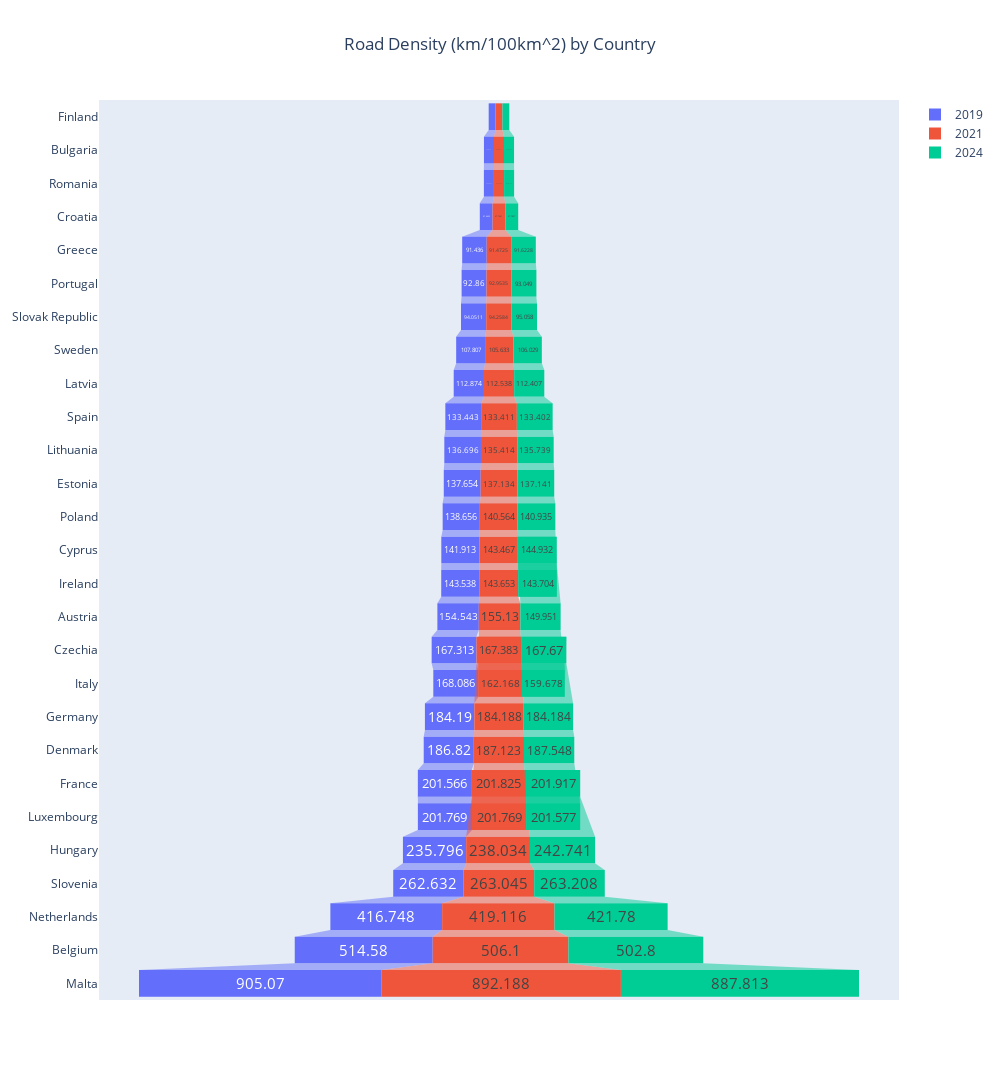

Notebook code cell kept with this figure:
### Code cell
data_sorted = new_19.sort_values(by="Value", ascending=True)

fig = go.Figure()

fig.add_trace(go.Funnel(
    name='2019',
    y=country_19,
    x=values_19.astype(float),
    textinfo= "value",
    textfont=dict(size=16), 
))

fig.add_trace(go.Funnel(
    name='2021',
    y=country_21,
    x=values_21.astype(float),
    textinfo="value",
    textfont=dict(size=16), 
))

fig.add_trace(go.Funnel(
    name='2024',
    y=country_24,
    x=values_24.astype(float),
    textinfo="value",
    textfont=dict(size=16), 
    textposition = 'inside'
))

fig.update_layout(
    title={
        "text": "Road Density (km/100km^2) by Country",
        "x": 0.5,
        "xanchor": "center", 
    
    },
    height=40 * len(data_sorted),
    width= 1000
)

### Figure 1 — Plotly figure (JSON) as saved in the notebook; plotly's stock layout.template omitted (floating-point values rounded to 4 significant figures)
{"data": [{"name": "2019", "textfont": {"size": 16}, "textinfo": "value", "type": "funnel", "x": [25.65, 37.42, 37.48, 47.66, 91.44, 92.86, 94.05, 107.8, 112.9, 133.4, 136.7, 137.7, 138.7, 141.9, 143.5, 154.5, 167.3, 168.1, 184.2, 186.8, 201.6, 201.8, 235.8, 262.6, 416.7, 514.6, 905.1], "y": ["Finland", "Bulgaria", "Romania", "Croatia", "Greece", "Portugal", "Slovak Republic", "Sweden", "Latvia", "Spain", "Lithuania", "Estonia", "Poland", "Cyprus", "Ireland", "Austria", "Czechia", "Italy", "Germany", "Denmark", "France", "Luxembourg", "Hungary", "Slovenia", "Netherlands", "Belgium", "Malta"]}, {"name": "2021", "textfont": {"size": 16}, "textinfo": "value", "type": "funnel", "x": [25.64, 37.42, 37.72, 47.77, 91.47, 92.95, 94.26, 105.6, 112.5, 133.4, 135.4, 137.1, 140.6, 143.5, 143.7, 155.1, 162.2, 167.4, 184.2, 187.1, 201.8, 201.8, 238.0, 263.0, 419.1, 506.1, 892.2], "y": ["Finland", "Bulgaria", "Romania", "Croatia", "Greece", "Portugal", "Slovak Republic", "Sweden", "Latvia", "Spain", "Lithuania", "Estonia", "Poland", "Cyprus", "Ireland", "Austria", "Italy", "Czechia", "Germany", "Denmark", "Luxembourg", "France", "Hungary", "Slovenia", "Netherlands", "Belgium", "Malta"]}, {"name": "2024", "textfont": {"size": 16}, "textinfo": "value", "textposition": "inside", "type": "funnel", "x": [25.63, 37.41, 37.47, 47.78, 91.62, 93.05, 95.06, 106.0, 112.4, 133.4, 135.7, 137.1, 140.9, 143.7, 144.9, 150.0, 159.7, 167.7, 184.2, 187.5, 201.6, 201.9, 242.7, 263.2, 421.8, 502.8, 887.8], "y": ["Finland", "Bulgaria", "Romania", "Croatia", "Greece", "Portugal", "Slovak Republic", "Sweden", "Latvia", "Spain", "Lithuania", "Estonia", "Poland", "Ireland", "Cyprus", "Austria", "Italy", "Czechia", "Germany", "Denmark", "Luxembourg", "France", "Hungary", "Slovenia", "Netherlands", "Belgium", "Malta"]}], "layout": {"height": 1080, "title": {"text": "Road Density (km/100km^2) by Country", "x": 0.5, "xanchor": "center"}, "width": 1000}}
